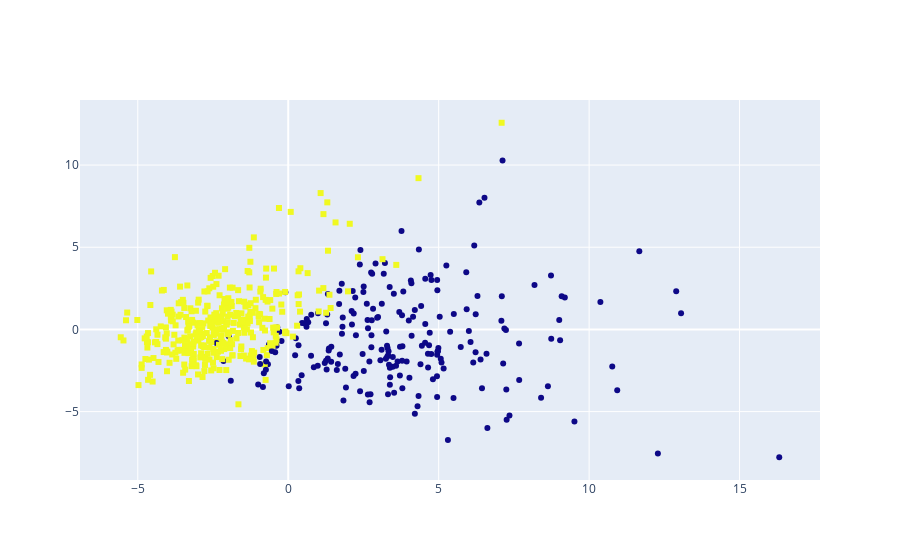

The cell this chart's notebook holds for it:
### Code cell
fig = make_subplots()
fig.add_trace(go.Scatter(x = X__[:, 0], 
                         y = X__[:, 1], 
                         mode = 'markers', 
                         marker_color = y,
                         marker_symbol = y))

### Figure 1 — Plotly figure (JSON) as saved in the notebook; plotly's stock layout.template omitted (floating-point values rounded to 4 significant figures; data arrays with more than 128 entries replaced by an {"elided": "..."} marker saying what was removed)
{"data": [{"marker": {"color": {"elided": "569 int values"}, "symbol": {"elided": "569 int values"}}, "mode": "markers", "type": "scatter", "x": {"elided": "569 float values"}, "y": {"elided": "569 float values"}}], "layout": {"xaxis": {"anchor": "y", "domain": [0, 1]}, "yaxis": {"anchor": "x", "domain": [0, 1]}}}
